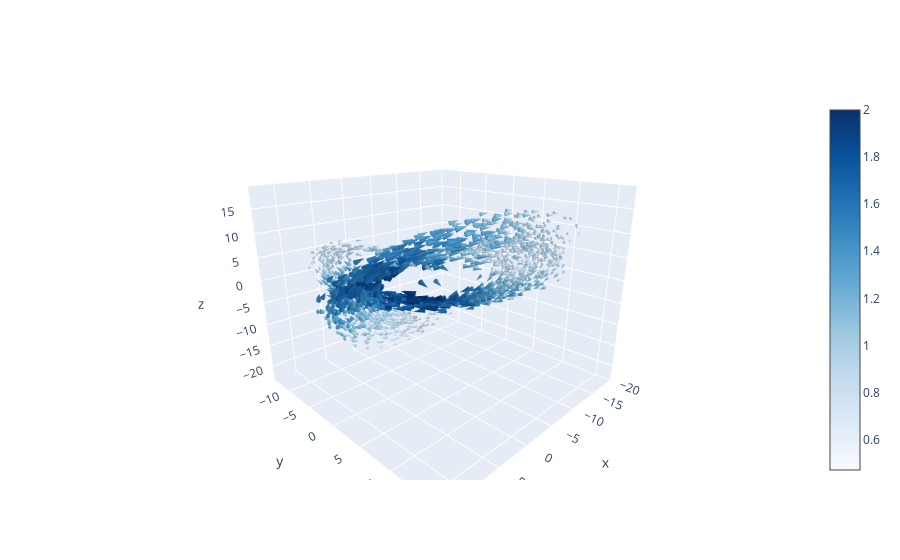

Source (notebook cell):
### Code cell
df = pandas.read_csv("https://raw.githubusercontent.com/plotly/datasets/master/vortex.csv")

fig = go.Figure(data = go.Cone(
    x=df['x'],
    y=df['y'],
    z=df['z'],
    u=df['u'],
    v=df['v'],
    w=df['w'],
    colorscale='Blues',
    sizemode="absolute",
    sizeref=40))

fig.update_layout(scene=dict(aspectratio=dict(x=1, y=1, z=0.8),
                             camera_eye=dict(x=1.2, y=1.2, z=0.6)))

fig.show()

### Figure 1 — Plotly figure (JSON) as saved in the notebook; plotly's stock layout.template omitted (floating-point values rounded to 4 significant figures; data arrays with more than 128 entries replaced by an {"elided": "..."} marker saying what was removed)
{"data": [{"colorscale": [[0, "rgb(247,251,255)"], [0.125, "rgb(222,235,247)"], [0.25, "rgb(198,219,239)"], [0.375, "rgb(158,202,225)"], [0.5, "rgb(107,174,214)"], [0.625, "rgb(66,146,198)"], [0.75, "rgb(33,113,181)"], [0.875, "rgb(8,81,156)"], [1, "rgb(8,48,107)"]], "sizemode": "absolute", "sizeref": 40, "type": "cone", "u": {"elided": "2000 float values"}, "v": {"elided": "2000 float values"}, "w": {"elided": "2000 float values"}, "x": {"elided": "2000 float values"}, "y": {"elided": "2000 float values"}, "z": {"elided": "2000 float values"}}], "layout": {"autosize": true, "scene": {"aspectratio": {"x": 1, "y": 1, "z": 0.8}, "camera": {"eye": {"x": 1.2, "y": 1.2, "z": 0.6}}}}}
